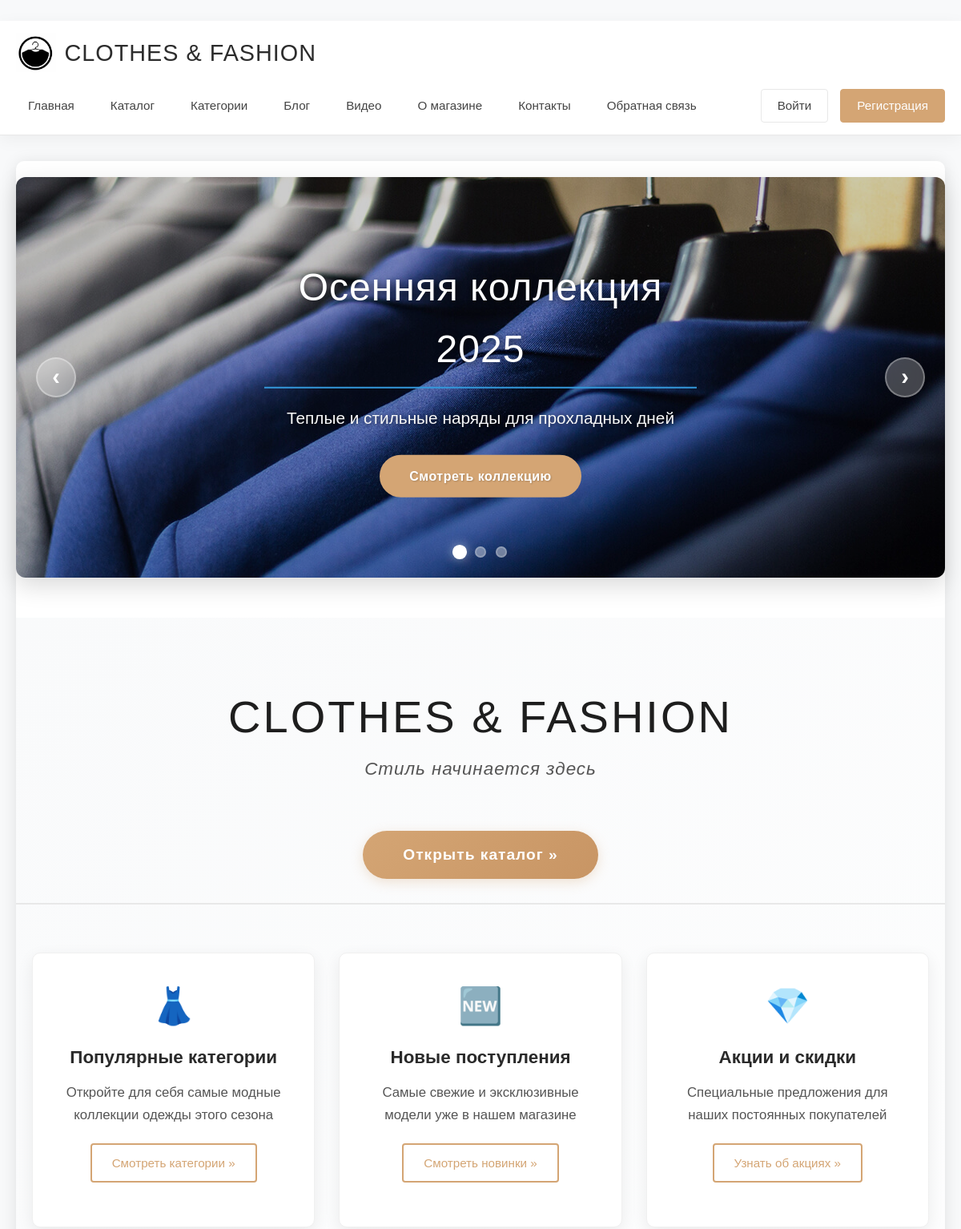
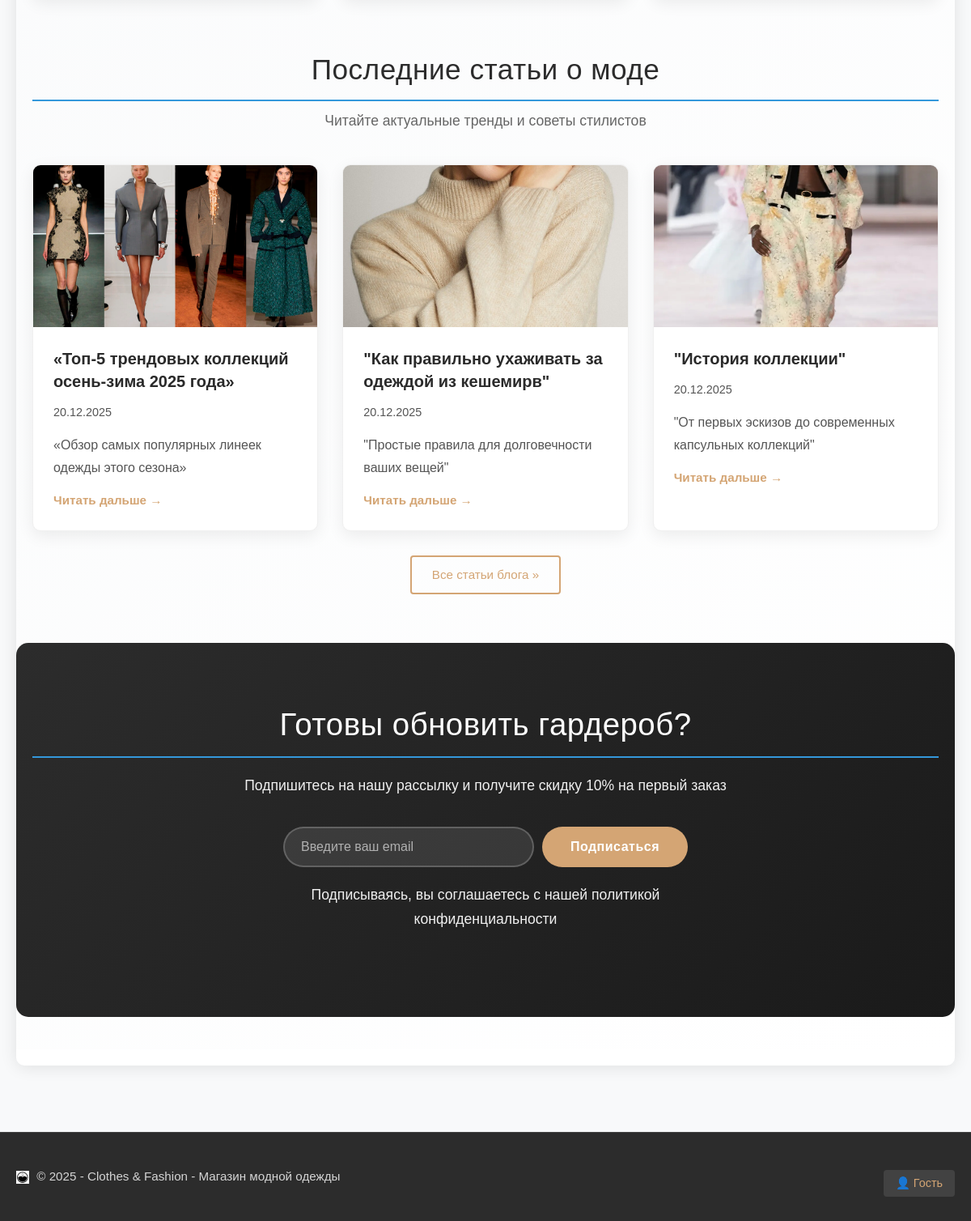
The page / on the database its author committed (2 pictures, top to bottom).
### app/models.py (models this page shows, shortened)
class Blog(models.Model):
    title = models.CharField(max_length=100, unique=True, verbose_name="Заголовок статьи")
    description = models.TextField(verbose_name="Краткое содержание")
    content = models.TextField(verbose_name="Полное содержание")
    posted = models.DateTimeField(default=datetime.now, db_index=True, verbose_name="Опубликована")
    image = models.FileField(
        default='temp.jpg',
        verbose_name='Путь к картинке',
        upload_to='blog_images/'
    )

### app/views.py (the view)
# urls.py: path('', views.home, name='home'),
def home(request):
    latest_posts = Blog.objects.all().order_by('-posted')[:3]
    return render(request, 'app/index.html', {
        'title': 'Clothes&Fashion - Главная страница',
        'year': datetime.now().year,
        'latest_posts': latest_posts,  # Добавлено для отображения статей на главной
    })

### app/templates/app/index.html (shortened to what this page needs)
﻿{% extends "app/layout.html" %}
{% block content %}
{% load static %}
<div class="fashion-carousel">
    <div id="fashionCarousel" class="carousel-container">
        <div class="carousel-track">
            <div class="carousel-slide active">
                <img src="{% static 'app/content/carousel1.jpg' %}" alt="Новая коллекция" class="slide-image">
                <div class="slide-content">
                    <h2 class="slide-title">Осенняя коллекция 2025</h2>
                    <p class="slide-description">Теплые и стильные наряды для прохладных дней</p>
                    <a href="/catalog" class="slide-btn">Смотреть коллекцию</a>
                </div>
            </div>
        </div>
        <button class="carousel-btn prev-btn" aria-label="Предыдущий слайд">
            <span>‹</span>
        </button>
        <button class="carousel-btn next-btn" aria-label="Следующий слайд">
            <span>›</span>
        </button>
        <div class="carousel-indicators">
            <button class="indicator active" data-index="0" aria-label="Перейти к слайду 1"></button>
            <button class="indicator" data-index="1" aria-label="Перейти к слайду 2"></button>
            <button class="indicator" data-index="2" aria-label="Перейти к слайду 3"></button>
        </div>
    </div>
</div>
<div class="fashion-home">
    <div class="page-header">
        <h1 class="brand-name">Clothes & Fashion</h1>
        <p class="tagline">Стиль начинается здесь</p>
        <p><a href="/catalog" class="btn-fashion btn-large">Открыть каталог &raquo;</a></p>
    </div>
    <div class="fashion-features">
        <div class="features-grid">
            <div class="feature-card">
                <div class="feature-icon">👗</div>
                <h4>Популярные категории</h4>
                <p>Откройте для себя самые модные коллекции одежды этого сезона</p>
                <p><a class="btn-fashion-outline" href="/categories">Смотреть категории &raquo;</a></p>
            </div>
            <div class="feature-card">
                <div class="feature-icon">🆕</div>
                <h4>Новые поступления</h4>
                <p>Самые свежие и эксклюзивные модели уже в нашем магазине</p>
                <p><a class="btn-fashion-outline" href="/catalog">Смотреть новинки &raquo;</a></p>
            </div>
            <div class="feature-card">
                <div class="feature-icon">💎</div>
                <h4>Акции и скидки</h4>
                <p>Специальные предложения для наших постоянных покупателей</p>
                <p><a class="btn-fashion-outline" href="/catalog">Узнать об акциях &raquo;</a></p>
            </div>
        </div>
    </div>
    <div class="fashion-blog-preview">
        <div class="section-header">
            <h2>Последние статьи о моде</h2>
            <p>Читайте актуальные тренды и советы стилистов</p>
        </div>
        <div class="blog-preview-grid">
            {% for post in latest_posts|slice:":3" %}
            <div class="blog-preview-card">
                {% if post.image %}
                <img src="{{ post.image.url }}" alt="{{ post.title }}" class="blog-preview-image">
                {% else %}
                <div class="blog-preview-placeholder">
                    <span>📝</span>
                </div>
                {% endif %}
                <div class="blog-preview-content">
                    <h4><a href="{% url 'blogpost' post.id %}">{{ post.title }}</a></h4>
                    <p class="blog-date">{{ post.posted|date:"d.m.Y" }}</p>
                    <p>{{ post.description|truncatewords:20 }}</p>
                    <a href="{% url 'blogpost' post.id %}" class="read-more">Читать дальше →</a>
                </div>
            </div>
            {% empty %}
            <div class="no-posts">
                <p>Пока нет статей в блоге. <a href="/newpost">Добавить первую статью</a></p>
            </div>
            {% endfor %}
        </div>
        <div class="blog-link-center">
            <a href="/blog" class="btn-fashion-outline">Все статьи блога &raquo;</a>
        </div>
    </div>
    <div class="fashion-cta">
        <div class="cta-content">
            <h2>Готовы обновить гардероб?</h2>
            <p>Подпишитесь на нашу рассылку и получите скидку 10% на первый заказ</p>
            <form class="newsletter-form">
                <input type="email" placeholder="Введите ваш email" required class="newsletter-input">
                <button type="submit" class="newsletter-btn">Подписаться</button>
            </form>
            <p class="newsletter-note">Подписываясь, вы соглашаетесь с нашей политикой конфиденциальности</p>
        </div>
    </div>
</div>
{% endblock %}

### app/templates/app/layout.html (shortened to what this page needs)
<!DOCTYPE html>
<html lang="ru">
<head>
    {% load static %}
    <link rel="stylesheet" href="{% static 'app/content/site.css' %}">
</head>
<body>
    <div class="page-wrapper">
        <header class="header">
            <div class="container">
                <div class="header-content">
                    <a href="/" class="logo">
                        {% if 'logo.png' in 'app/images/logo.png' %}
                        <img src="{% static 'app/images/logo.png' %}" alt="Clothes & Fashion Logo" class="logo-img">
                        {% else %}
                        <img src="{% static 'app/favicon.ico' %}" alt="Clothes & Fashion" class="logo-favicon">
                        {% endif %}
                        Clothes & Fashion
                    </a>
                    <nav class="nav">
                        <a href="/" class="nav-link">Главная</a>
                        <a href="/catalog" class="nav-link">Каталог</a>
                        <a href="/categories" class="nav-link">Категории</a>
                        <a href="/blog/1/" class="nav-link">Блог</a>
                        <a href="/video/" class="nav-link">Видео</a>
                        <a href="/about" class="nav-link">О магазине</a>
                        <a href="/contact" class="nav-link">Контакты</a>
                        <a href="/feedback" class="nav-link">Обратная связь</a>
                    </nav>
                    <div class="auth-section">
                        {% if user.is_authenticated %}
                        <span class="user-greeting">Привет, {{ user.username }}!</span>
                        <a href="{% url 'logout' %}" class="auth-btn logout">Выйти</a>
                        {% else %}
                        <a href="{% url 'login' %}" class="auth-btn">Войти</a>
                        <a href="{% url 'registration' %}" class="auth-btn register">Регистрация</a>
                        {% endif %}
                    </div>
                </div>
            </div>
        </header>
        <main class="main">
            <div class="container">
                <div class="content-wrapper">
                    {% block content %}{% endblock %}
                </div>
            </div>
        </main>
        <footer class="footer">
            <div class="container">
                <p>
                    <img src="{% static 'app/favicon.ico' %}" alt="Clothes & Fashion" class="footer-favicon">
                    &copy; {{ year }} - Clothes & Fashion - Магазин модной одежды
                </p>
                <div class="footer-status">
                    {% if user.is_authenticated %}
                    🔐 Авторизован: {{ user.username }}
                    {% else %}
                    👤 Гость
                    {% endif %}
                </div>
            </div>
        </footer>
    </div>
</body>
</html>

### app/static/app/content/site.css (style rules this page uses)
* { margin: 0; padding: 0; box-sizing: border-box; }
body { font-family: 'Arial', sans-serif; line-height: 1.6; color: #333; background: #f8f9fa; min-height: 100vh; }
.page-wrapper { min-height: 100vh; display: flex; flex-direction: column; }
.container { max-width: 1200px; margin: 0 auto; padding: 0 20px; }
.header { background: #2c3e50; color: white; padding: 1rem 0; box-shadow: 0 2px 10px rgba(0,0,0,0.1); }
.header-content { display: flex; justify-content: space-between; align-items: center; flex-wrap: wrap; gap: 1rem; }
.logo { font-size: 1.5rem; font-weight: bold; color: white; text-decoration: none; }
.nav { display: flex; gap: 1.5rem; flex-wrap: wrap; }
.nav-link { color: white; text-decoration: none; padding: 0.5rem 1rem; border-radius: 5px; transition: background 0.3s; }
.auth-section { display: flex; align-items: center; gap: 1rem; flex-wrap: wrap; }
.auth-btn { padding: 0.5rem 1rem; border: 2px solid #3498db; border-radius: 5px; color: white; text-decoration: none; transition: all 0.3s; }
.register { border-color: #27ae60; }
.main { flex: 1; padding: 2rem 0; }
.content-wrapper { background: white; border-radius: 10px; padding: 2rem; box-shadow: 0 2px 20px rgba(0,0,0,0.1); }
h1 { color: #2c3e50; margin-bottom: 1.5rem; text-align: center; font-size: 2.2rem; }
h2 { color: #34495e; margin-bottom: 1rem; border-bottom: 2px solid #3498db; padding-bottom: 0.5rem; }
.footer { background: #34495e; color: white; text-align: center; padding: 2rem 0; margin-top: auto; }
.footer-status { margin-top: 1rem; padding: 0.5rem 1rem; background: rgba(255, 255, 255, 0.1); border-radius: 5px; display: inline-block; }

### rows shown on the page
Blog: image (picture), title "«Топ-5 трендовых коллекций осень-зима 2025 года»", posted "20.12.2025", description "«Обзор самых популярных линеек одежды этого сезона»"
Blog: image (picture), title "\"Как правильно ухаживать за одеждой из кешемирв\"", posted "20.12.2025", description "\"Простые правила для долговечности ваших вещей\""
Blog: image (picture), title "\"История коллекции\"", posted "20.12.2025", description "\"От первых эскизов до современных капсульных коллекций\""
